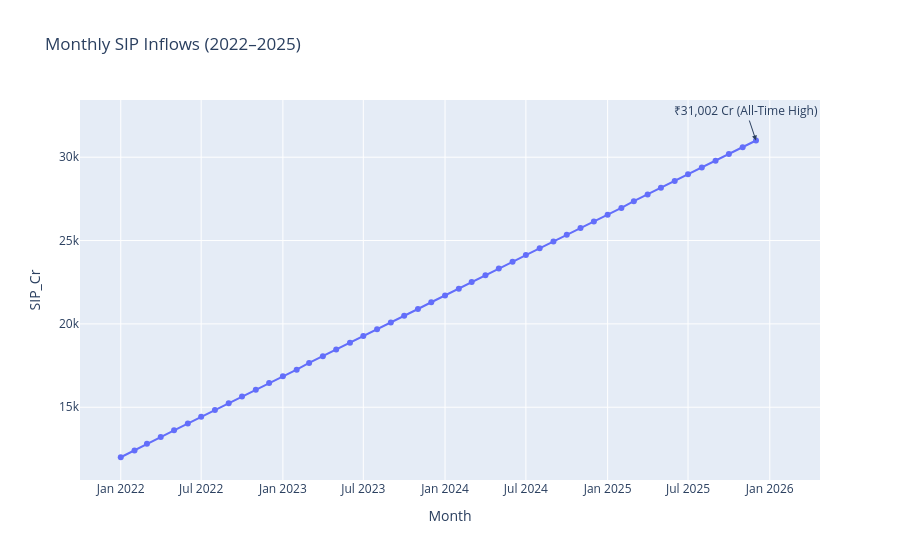

The cell this chart's notebook holds for it:
### Code cell
fig = px.line(
    sip,
    x="Month",
    y="SIP_Cr",
    title="Monthly SIP Inflows (2022–2025)",
    markers=True
)

fig.add_annotation(
    x="2025-12-01",
    y=31002,
    text="₹31,002 Cr (All-Time High)",
    showarrow=True,
    arrowhead=2
)

fig.show()
fig.write_image("../reports/sip_trend.png")

### Figure 1 — Plotly figure (JSON) as saved in the notebook; plotly's stock layout.template omitted (floating-point values rounded to 4 significant figures)
{"data": [{"hovertemplate": "Month=%{x}<br>SIP_Cr=%{y}<extra></extra>", "legendgroup": "", "line": {"color": "#636efa", "dash": "solid"}, "marker": {"symbol": "circle"}, "mode": "lines+markers", "name": "", "orientation": "v", "showlegend": false, "type": "scatter", "x": ["2022-01-01T00:00:00", "2022-02-01T00:00:00", "2022-03-01T00:00:00", "2022-04-01T00:00:00", "2022-05-01T00:00:00", "2022-06-01T00:00:00", "2022-07-01T00:00:00", "2022-08-01T00:00:00", "2022-09-01T00:00:00", "2022-10-01T00:00:00", "2022-11-01T00:00:00", "2022-12-01T00:00:00", "2023-01-01T00:00:00", "2023-02-01T00:00:00", "2023-03-01T00:00:00", "2023-04-01T00:00:00", "2023-05-01T00:00:00", "2023-06-01T00:00:00", "2023-07-01T00:00:00", "2023-08-01T00:00:00", "2023-09-01T00:00:00", "2023-10-01T00:00:00", "2023-11-01T00:00:00", "2023-12-01T00:00:00", "2024-01-01T00:00:00", "2024-02-01T00:00:00", "2024-03-01T00:00:00", "2024-04-01T00:00:00", "2024-05-01T00:00:00", "2024-06-01T00:00:00", "2024-07-01T00:00:00", "2024-08-01T00:00:00", "2024-09-01T00:00:00", "2024-10-01T00:00:00", "2024-11-01T00:00:00", "2024-12-01T00:00:00", "2025-01-01T00:00:00", "2025-02-01T00:00:00", "2025-03-01T00:00:00", "2025-04-01T00:00:00", "2025-05-01T00:00:00", "2025-06-01T00:00:00", "2025-07-01T00:00:00", "2025-08-01T00:00:00", "2025-09-01T00:00:00", "2025-10-01T00:00:00", "2025-11-01T00:00:00", "2025-12-01T00:00:00"], "xaxis": "x", "y": [12000, 12404, 12809, 13213, 13617, 14021, 14426, 14830, 15234, 15639, 16043, 16447, 16852, 17256, 17660, 18064, 18469, 18873, 19277, 19682, 20086, 20490, 20895, 21299, 21703, 22107, 22512, 22916, 23320, 23725, 24129, 24533, 24938, 25342, 25746, 26150, 26555, 26959, 27363, 27768, 28172, 28576, 28981, 29385, 29789, 30193, 30598, 31002], "yaxis": "y"}], "layout": {"annotations": [{"arrowhead": 2, "showarrow": true, "text": "₹31,002 Cr (All-Time High)", "x": "2025-12-01", "y": 31002}], "legend": {"tracegroupgap": 0}, "title": {"text": "Monthly SIP Inflows (2022–2025)"}, "xaxis": {"anchor": "y", "domain": [0, 1], "title": {"text": "Month"}}, "yaxis": {"anchor": "x", "domain": [0, 1], "title": {"text": "SIP_Cr"}}}}
